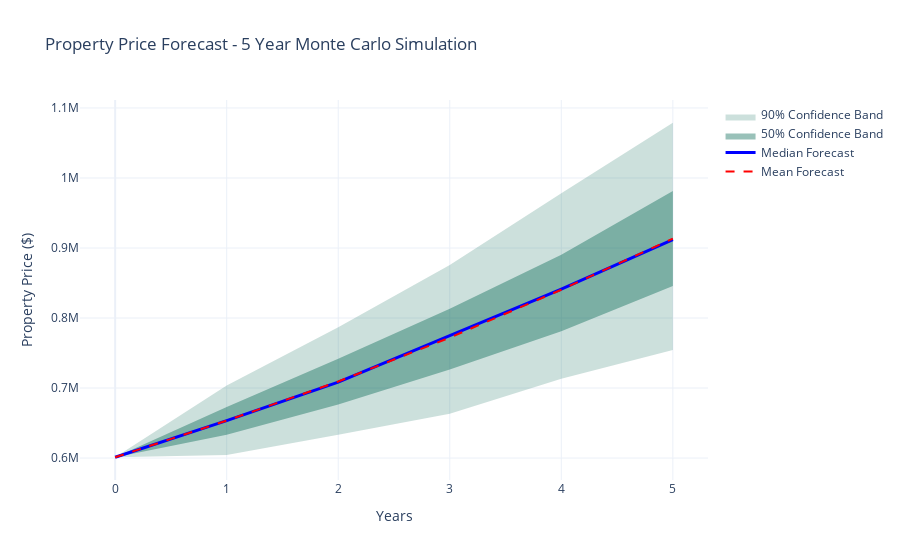
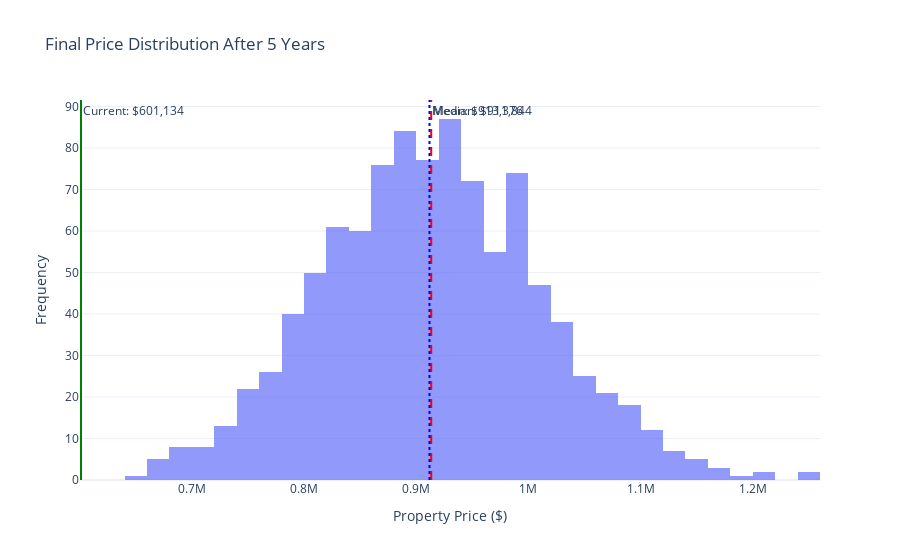

The code cell stored with these charts, in order, in its notebook:
### Code cell
# Monte Carlo simulation visualization
try:
    # Simulation forecast chart
    forecast_fig = simulator.plot_simulation_results()
    forecast_fig.show()
    
    # Final price distribution
    dist_fig = simulator.plot_final_price_distribution()
    dist_fig.show()
    
    print("✅ Interactive simulation charts created")
    
except (NameError, ImportError):
    print("📊 Creating matplotlib simulation charts...")
    
    # Simple matplotlib version
    import matplotlib.pyplot as plt
    
    final_year_col = f'Year_{CONFIG["SIMULATION_YEARS"]}'
    final_prices = simulation_results[final_year_col]
    
    plt.figure(figsize=(12, 5))
    
    # Histogram of final prices
    plt.subplot(1, 2, 1)
    plt.hist(final_prices, bins=50, alpha=0.7, edgecolor='black')
    plt.axvline(sample_price, color='green', linestyle='--', label='Current Price')
    plt.axvline(final_prices.mean(), color='red', linestyle='--', label='Expected Price')
    plt.xlabel('Property Price ($)')
    plt.ylabel('Frequency')
    plt.title(f'Price Distribution After {CONFIG["SIMULATION_YEARS"]} Years')
    plt.legend()
    
    # Simulation paths (sample)
    plt.subplot(1, 2, 2)
    years = list(range(CONFIG['SIMULATION_YEARS'] + 1))
    for i in range(min(50, len(simulation_results))):
        prices = [simulation_results.iloc[i][f'Year_{year}'] for year in years]
        plt.plot(years, prices, alpha=0.1, color='blue')
    
    # Add mean forecast
    mean_prices = [simulation_results[f'Year_{year}'].mean() for year in years]
    plt.plot(years, mean_prices, color='red', linewidth=3, label='Mean Forecast')
    
    plt.xlabel('Years')
    plt.ylabel('Property Price ($)')
    plt.title('Monte Carlo Price Forecasts')
    plt.legend()
    
    plt.tight_layout()
    plt.show()
    
    print("✅ Matplotlib simulation charts created")

### Figure 1 — Plotly figure (JSON) as saved in the notebook; plotly's stock layout.template omitted (floating-point values rounded to 4 significant figures)
{"data": [{"fill": "toself", "fillcolor": "rgba(0,100,80,0.2)", "hoverinfo": "skip", "line": {"color": "rgba(255,255,255,0)"}, "name": "90% Confidence Band", "type": "scatter", "x": [0, 1, 2, 3, 4, 5, 5, 4, 3, 2, 1, 0], "y": [601100.0, 703700.0, 786800.0, 875800.0, 978300.0, 1079000.0, 754400.0, 713300.0, 663400.0, 633400.0, 604400.0, 601100.0]}, {"fill": "toself", "fillcolor": "rgba(0,100,80,0.4)", "hoverinfo": "skip", "line": {"color": "rgba(255,255,255,0)"}, "name": "50% Confidence Band", "type": "scatter", "x": [0, 1, 2, 3, 4, 5, 5, 4, 3, 2, 1, 0], "y": [601100.0, 673100.0, 741800.0, 813300.0, 890500.0, 981300.0, 845700.0, 781000.0, 726500.0, 676400.0, 633400.0, 601100.0]}, {"line": {"color": "blue", "width": 3}, "mode": "lines", "name": "Median Forecast", "type": "scatter", "x": [0, 1, 2, 3, 4, 5], "y": [601100.0, 653400.0, 708300.0, 774800.0, 841200.0, 911800.0]}, {"line": {"color": "red", "dash": "dash", "width": 2}, "mode": "lines", "name": "Mean Forecast", "type": "scatter", "x": [0, 1, 2, 3, 4, 5], "y": [601100.0, 653400.0, 709300.0, 772000.0, 840400.0, 913400.0]}], "layout": {"hovermode": "x unified", "title": {"text": "Property Price Forecast - 5 Year Monte Carlo Simulation"}, "xaxis": {"title": {"text": "Years"}}, "yaxis": {"title": {"text": "Property Price ($)"}}}}

### Figure 2 — Plotly figure (JSON) as saved in the notebook; plotly's stock layout.template omitted (floating-point values rounded to 4 significant figures; data arrays with more than 128 entries replaced by an {"elided": "..."} marker saying what was removed)
{"data": [{"name": "Price Distribution", "nbinsx": 50, "opacity": 0.7, "type": "histogram", "x": {"elided": "1000 float values"}}], "layout": {"annotations": [{"showarrow": false, "text": "Mean: $913,376", "x": 913400.0, "xanchor": "left", "xref": "x", "y": 1, "yanchor": "top", "yref": "y domain"}, {"showarrow": false, "text": "Median: $911,844", "x": 911800.0, "xanchor": "left", "xref": "x", "y": 1, "yanchor": "top", "yref": "y domain"}, {"showarrow": false, "text": "Current: $601,134", "x": 601100.0, "xanchor": "left", "xref": "x", "y": 1, "yanchor": "top", "yref": "y domain"}], "shapes": [{"line": {"color": "red", "dash": "dash"}, "type": "line", "x0": 913400.0, "x1": 913400.0, "xref": "x", "y0": 0, "y1": 1, "yref": "y domain"}, {"line": {"color": "blue", "dash": "dot"}, "type": "line", "x0": 911800.0, "x1": 911800.0, "xref": "x", "y0": 0, "y1": 1, "yref": "y domain"}, {"line": {"color": "green", "dash": "solid"}, "type": "line", "x0": 601100.0, "x1": 601100.0, "xref": "x", "y0": 0, "y1": 1, "yref": "y domain"}], "title": {"text": "Final Price Distribution After 5 Years"}, "xaxis": {"title": {"text": "Property Price ($)"}}, "yaxis": {"title": {"text": "Frequency"}}}}
